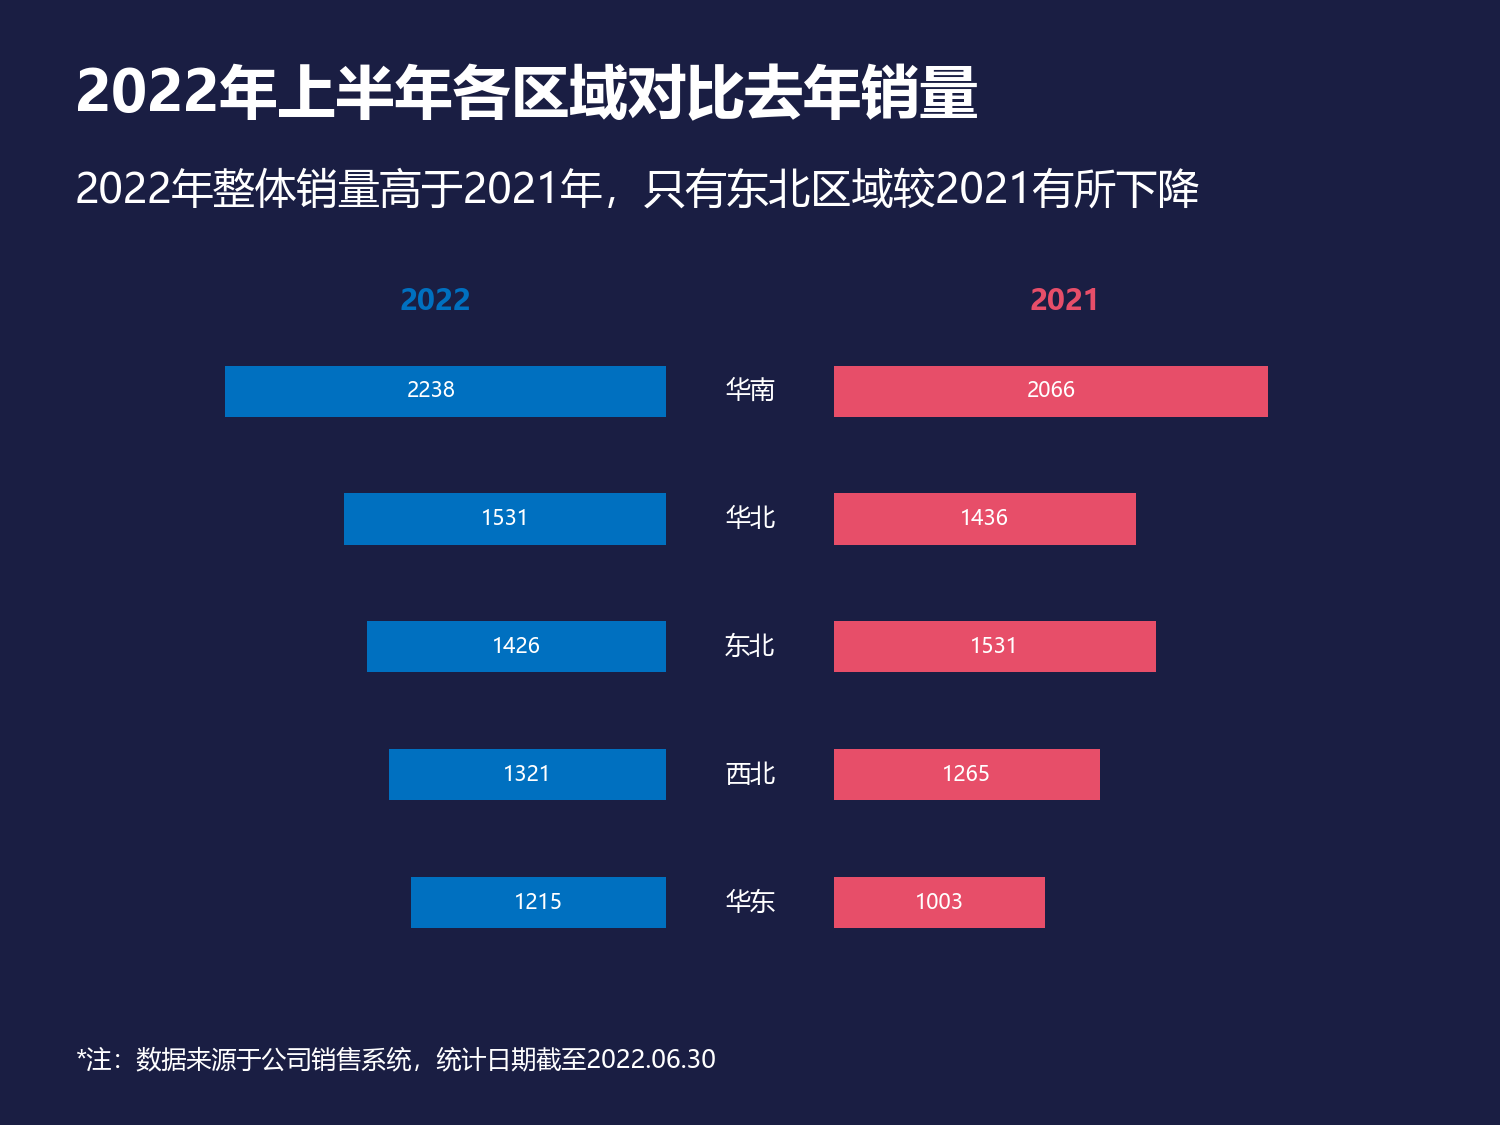

Source code (Python):
import matplotlib
matplotlib.use('Agg')
import matplotlib.pyplot as plt
import numpy as np

plt.rcParams['font.sans-serif'] = ['Microsoft YaHei', 'SimHei', 'Arial Unicode MS']
plt.rcParams['axes.unicode_minus'] = False

regions = ['华东', '西北', '东北', '华北', '华南']
sales_2022 = [1215, 1321, 1426, 1531, 2238]
sales_2021 = [1003, 1265, 1531, 1436, 2066]

fig, ax = plt.subplots(figsize=(10, 7.5), facecolor='#1A1E43')
ax.set_facecolor('#1A1E43')

ax.set_position([0.15, 0.15, 0.70, 0.55])

y = np.arange(len(regions))

gap = 400
ax.barh(y, [-v for v in sales_2022], left=-gap, color='#0070C0', zorder=2, height=0.4)
ax.barh(y, sales_2021, left=gap, color='#E74E69', zorder=2, height=0.4)

for i, region in enumerate(regions):
    ax.text(0, i, region, ha='center', va='center', color='white', fontsize=12, zorder=6,
            bbox=dict(boxstyle='square,pad=0.3', fc='#1A1E43', ec='none'))

for i, val in enumerate(sales_2022):
    ax.text(-gap - val/2, i, str(val), ha='center', va='center',
            color='white', fontsize=10, zorder=6)
for i, val in enumerate(sales_2021):
    ax.text(gap + val/2, i, str(val), ha='center', va='center',
            color='white', fontsize=10, zorder=6)

ax.set_xlim(-2500, 2500)
ax.set_xticks([])
ax.set_yticks([])
ax.tick_params(axis='x', length=0)

for spine in ax.spines.values():
    spine.set_visible(False)

ax.text(-1500, len(regions) - 0.3, '2022', ha='center', va='center',
        color='#0070C0', fontsize=14, fontweight='bold')
ax.text(1500, len(regions) - 0.3, '2021', ha='center', va='center',
        color='#E74E69', fontsize=14, fontweight='bold')

label_x = 0.05
fig.text(label_x, 0.90, '2022年上半年各区域对比去年销量', fontsize=28, fontweight='bold', color='white', ha='left')
fig.text(label_x, 0.82, '2022年整体销量高于2021年，只有东北区域较2021有所下降', fontsize=20, color='white', ha='left')
fig.text(label_x, 0.05, '*注：数据来源于公司销售系统，统计日期截至2022.06.30', fontsize=12, color='white', ha='left')

plt.savefig('4.png', dpi=150, facecolor='#1A1E43')
print("已生成 4.png")
